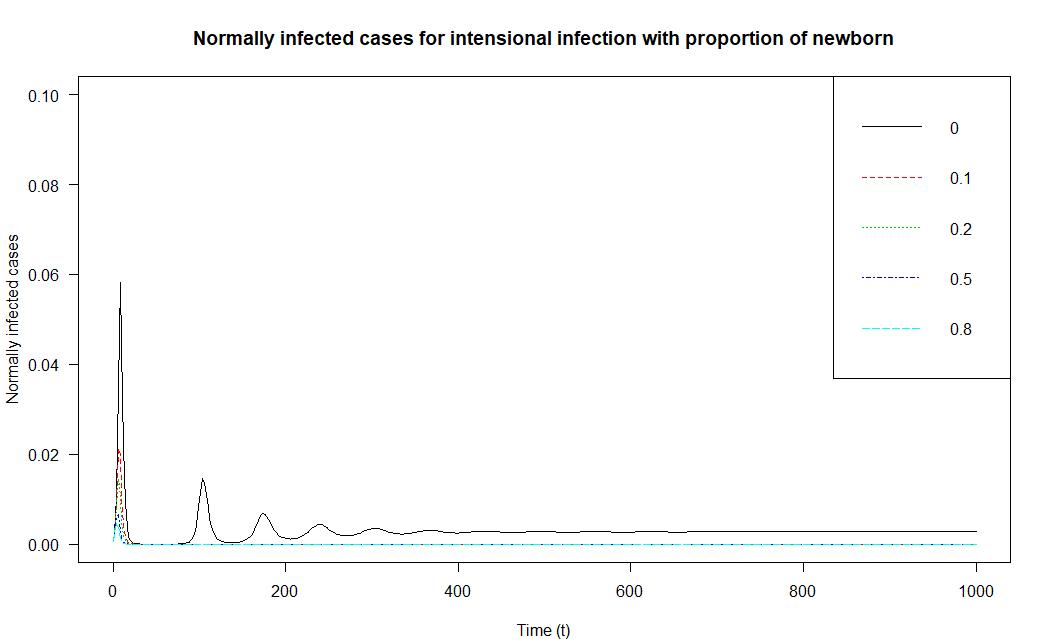

Reproduce this figure in R.
library(deSolve)
## Vector Field for SIR model
SIR.vector.field <- function(t, vars, parms) {
  ##SIR.vector.field <- function(t, vars=c(S=S,I=I,R=R,Q=Q,X=X), parms=c(R_0=R_0,gamma=gamma,delta=delta,mu=mu,p=p)) {
    with(as.list(c(parms, vars)), {
    dS <- mu*(1-p) -gamma*R_0*S*(I_N+I_T) -mu*S# dS/dt
    dQ <- gamma*R_0*S*(I_N+I_T) + mu*p # cumulative cases
    dX <- gamma*R_0*S*I_N #cumulative normally infected cases
    dI_T <- mu*p+gamma*R_0*S*I_T - gamma*I_T-mu*I_T # intensional infected cases, and cases which is infected by them
    dI_N <- gamma*R_0*S*I_N - gamma*I_N-mu*I_N # Normally infected cases
    dR <- gamma*(I_T+I_N)-mu*R #dR/dt
    
    dS_v <- mu*(1-p)-gamma*R_0*S_v*V - mu*(S_v)
    dV <- gamma*R_0*S_v*V - gamma*V-mu*V # Prevalence of vaccination
    dV_c <- gamma*R_0*S_v*V #cumulative infected cases with normal vaccination
    vec.fld <- c(dS=dS, dI_N=dI_N,dI_T=dI_T, dR=dR, dQ=dQ, dX=dX, dV=dV,dV_c=dV_c,dS_v=dS_v)
    return(list(vec.fld)) # ode() requires a list
  })
}

draw.soln <- function(ic=c(S=1,I_T=0,I_N=0,R=0,Q=0,X=0,V=0,V_c=0), tmax=1,
                      times=seq(0,tmax,by=tmax/500),
                      func, parms, ... ) {
  soln <- ode(ic, times, func, parms)
  lines(times, soln[,"I_N"], lwd=1,...)+
  
  return(invisible(as.data.frame(soln)))
}

## Plot solutions of the SIR model
tmax <- 1000 # end time for numerical integration of the ODE
## draw box for plot:
plot(0,0,xlim=c(0,tmax),ylim=c(0,0.1),
     type="n",main="Normally infected cases for intensional infection with proportion of newborn",xlab="Time (t)",ylab="Normally infected cases",las=1)
## initial conditions:
I_T0 <- 0.0005
I_N0 <- 0.0005
S0 <- 1 - (I_T0+I_N0)
R0 <- 1 - (I_T0+I_N0) - S0
V0 <- 0.001
Q0 <- I_T0+I_N0
X0 <- Q0
V_c0 <- V0
S_v0 <- 1 - V_c0
## draw solutions for several values of parameter R_0:
vary_p <- c(0,0.1,0.2,0.5,0.8)

for (i in 1:length(vary_p)) {
  draw.soln(ic=c(S=S0,I_N=I_N0,I_T=I_T0,R=R0,Q=Q0,X=X0,V=V0,V_c=V_c0,S_v=S_v0), tmax=tmax,
            func=SIR.vector.field,
            parms=c(R_0=1.8,gamma=1,delta=0,mu=1/80,p=vary_p[i]),
            col=i,
            lty=i # use a different line style for each solution
  )
}
legend("topright",legend=vary_p,col=1:length(vary_p),lty=1:length(vary_p))
